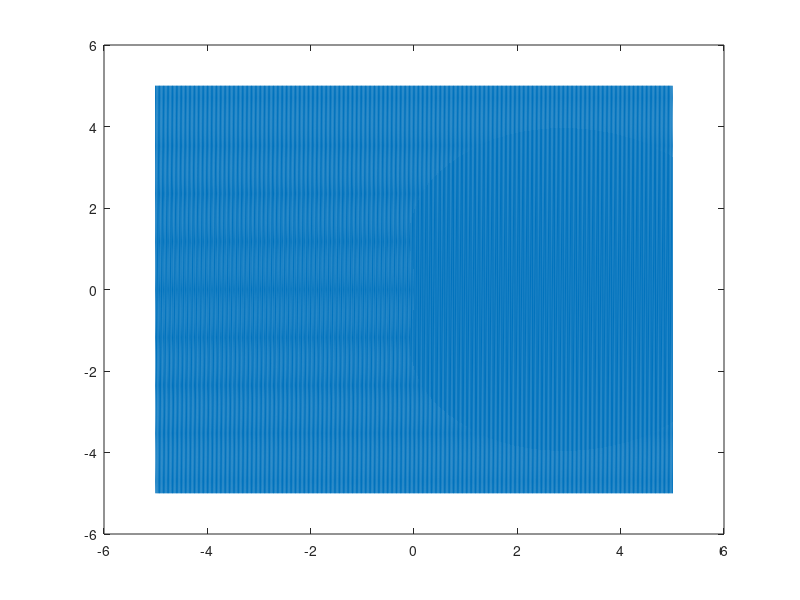

MATLAB code for this plot:
clc;
clear;
close;

a = -5;
b = 5;
n = 400;
x = linspace(a, b, n);
[X, Y] = meshgrid(x, x);
Z = X + 1i*Y;
inds = zeros(size(Z));

% 2-step BDF stability polynomial

% 3-step BDF stability polynomial
BDF_3_step_poly = @(r) [1 - (6/11)*r; ...
                        -18/11; ...
                        9/11; ...
                        -2/11];


for i = 1:n
    for j = 1:n
        % Compute roots
        r = roots(BDF_3_step_poly(Z(i, j)));
        if (abs(r) < ones(size(r)))
            inds(i, j) = 1;
        end
    end
end

figure;
plot(real(Z(inds == 1)), imag(Z(inds == 1)));